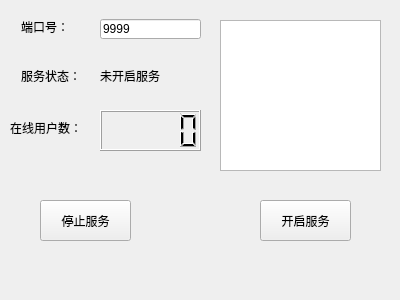
<?xml version="1.0" encoding="UTF-8"?>
<ui version="4.0">
 <class>Widget</class>
 <widget class="QWidget" name="Widget">
  <property name="geometry">
   <rect>
    <x>0</x>
    <y>0</y>
    <width>400</width>
    <height>300</height>
   </rect>
  </property>
  <property name="windowTitle">
   <string>Widget</string>
  </property>
  <widget class="QPlainTextEdit" name="logshow">
   <property name="geometry">
    <rect>
     <x>220</x>
     <y>20</y>
     <width>161</width>
     <height>151</height>
    </rect>
   </property>
  </widget>
  <widget class="QLabel" name="status">
   <property name="geometry">
    <rect>
     <x>100</x>
     <y>68</y>
     <width>81</width>
     <height>16</height>
    </rect>
   </property>
   <property name="text">
    <string>未开启服务</string>
   </property>
  </widget>
  <widget class="QLineEdit" name="port">
   <property name="geometry">
    <rect>
     <x>100</x>
     <y>19</y>
     <width>101</width>
     <height>20</height>
    </rect>
   </property>
   <property name="text">
    <string>9999</string>
   </property>
  </widget>
  <widget class="QLabel" name="label_3">
   <property name="geometry">
    <rect>
     <x>10</x>
     <y>120</y>
     <width>81</width>
     <height>16</height>
    </rect>
   </property>
   <property name="text">
    <string>在线用户数：</string>
   </property>
  </widget>
  <widget class="QLabel" name="label">
   <property name="geometry">
    <rect>
     <x>21</x>
     <y>19</y>
     <width>48</width>
     <height>16</height>
    </rect>
   </property>
   <property name="text">
    <string>端口号：</string>
   </property>
  </widget>
  <widget class="QPushButton" name="startServiceBtn">
   <property name="geometry">
    <rect>
     <x>260</x>
     <y>200</y>
     <width>91</width>
     <height>41</height>
    </rect>
   </property>
   <property name="text">
    <string>开启服务</string>
   </property>
  </widget>
  <widget class="QLabel" name="label_2">
   <property name="geometry">
    <rect>
     <x>21</x>
     <y>68</y>
     <width>60</width>
     <height>16</height>
    </rect>
   </property>
   <property name="text">
    <string>服务状态：</string>
   </property>
  </widget>
  <widget class="QPushButton" name="stopServiceBtn">
   <property name="geometry">
    <rect>
     <x>40</x>
     <y>200</y>
     <width>91</width>
     <height>41</height>
    </rect>
   </property>
   <property name="text">
    <string>停止服务</string>
   </property>
  </widget>
  <widget class="QLCDNumber" name="onlineUserNum">
   <property name="geometry">
    <rect>
     <x>100</x>
     <y>110</y>
     <width>101</width>
     <height>41</height>
    </rect>
   </property>
  </widget>
 </widget>
 <layoutdefault spacing="6" margin="11"/>
 <resources/>
 <connections/>
</ui>
